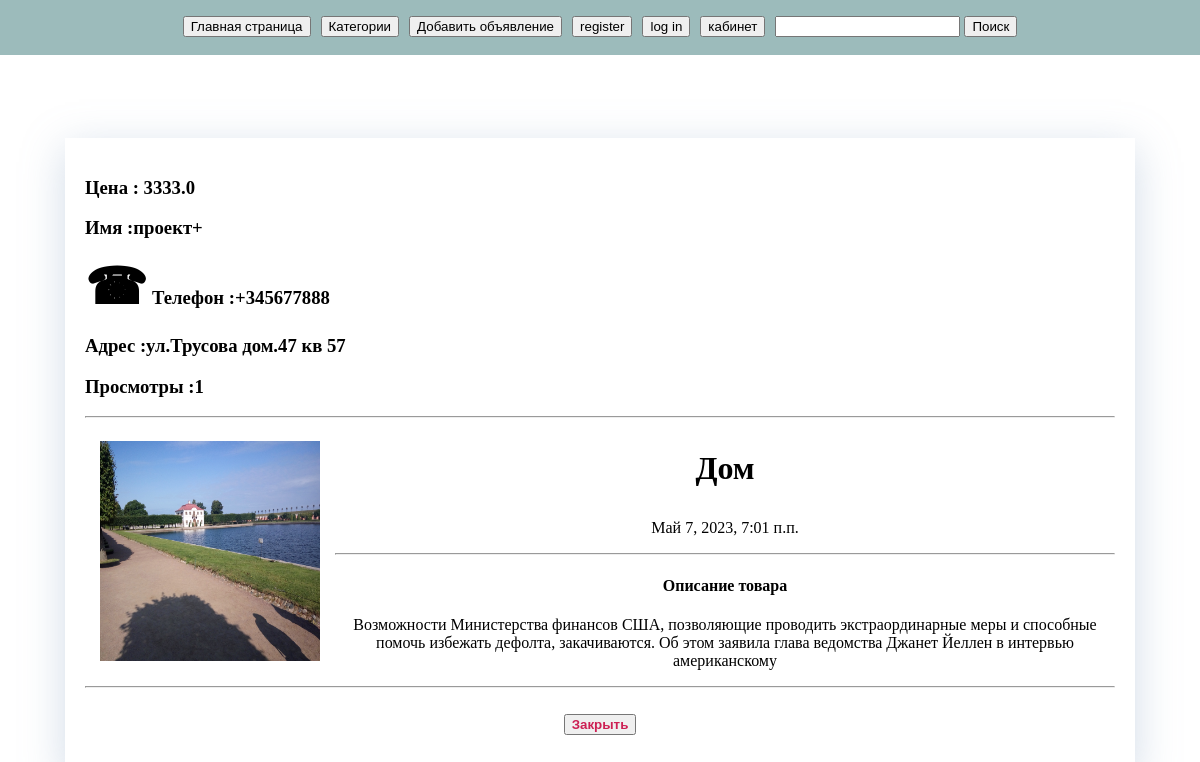
/открыть8, run on the app's committed database.
### learning_logs/models.py (models this page shows, shortened)
class Объявление(models.Model):
    категория = models.ForeignKey(Категория,on_delete=models.PROTECT)#нельзя удалить окуда есть записи
    товар = models.CharField(max_length=200)
    фото = models.ImageField(upload_to="photos/%Y/%m/%d/",blank=True)
    описание_товара = models.TextField(max_length=300)
    цена = models.FloatField(blank=True,)#хранит, значение типа Number, которое представляет число с плавающей точкой
    дата = models.DateTimeField(auto_now_add=True)
    wner = models.ForeignKey(User,on_delete=models.CASCADE,null=True)
    телефон = models.CharField(max_length=20)
    адрес = models.CharField(max_length=100)
    число = models.IntegerField(null=True)#хранит значение типа Number, которое представляет целочисленное значение
    class Meta:
        verbose_name_plural = 'Объявления'
        ordering = ['-дата']

### learning_logs/views.py (called while the page is built)
def открыть(request,объявление_id):
    bbs = Объявление.objects.get(id=объявление_id)
    ййй = bbs.число
    if ййй == None:
        ййй = 0
    ййй += 1
    bbs.число = ййй
    bbs.save()
    context = {"bbs":bbs,}
    return render(request, 'learning_logs/открыть.html',context)

### learning_logs/templates/learning_logs/открыть.html (shortened to what this page needs)
﻿{% extends "learning_logs/base.html" %}
{% block content %}
<div class="открыть">
	{% if bbs.цена != 0 %}
        	<h3> Цена : {{ bbs.цена }}</h3>
	{% endif %}
	<h3>Имя :{{bbs.wner  }}</h3>
	<h3><span style='font-size:50px;'>&#9742;</span>   Телефон :{{bbs.телефон}}</h3>
	{% if bbs.адрес == None %}
  		<h3>Адрес:<font color="#32CD32">Отсутствует</font> </h3>
	{% else %}
        <h3>Адрес :{{bbs.адрес}}</h3>
<h3>Просмотры :{{bbs.число}}</h3>
	{% endif %}
       <center>
<hr>
	{% if bbs.фото %}
              <img  src="{{bbs.фото.url}}" width="250" height="250" class="leftimg">
	{% endif %}
<center>
<h1><p>{{ bbs.товар }}</p></h1>
<p>{{ bbs.дата }}</p>
<hr>
<h4>Описание товара</h4>
</center>
<p>{{ bbs.описание_товара|linebreaks}}</p>
<hr>
<br>
<center>
<a href="#" onclick="history.back();return false;"><button class="кнопка_за">Закрыть</button></a>
</center>
<br>
</div>
{% endblock content %}

### media/static/main.css (style rules this page uses)
body { margin: 0; }
.кнопка_за { color: #cc1f53; font-weight: bold; }
.открыть { box-shadow: 0px 10px 40px rgba(126, 155, 189, 0.35); padding: 20px; }

### learning_logs/templates/learning_logs/открыть.html (style rules this page uses)
.leftimg { float:left; padding: 15px; }

### data on the page
Объявление: цена "3333.0", wner "проект+", телефон "+345677888", адрес "ул.Трусова дом.47 кв 57", число "1", фото (picture), товар "Дом", дата "Май 7, 2023, 7:01 п.п.", описание_товара "Возможности Министерства финансов США, позволяющие проводить экстраординарные меры и способные помочь избежать дефолта, закачиваются. Об этом заявила глава ведомства Джанет Йеллен в интервью американскому"
